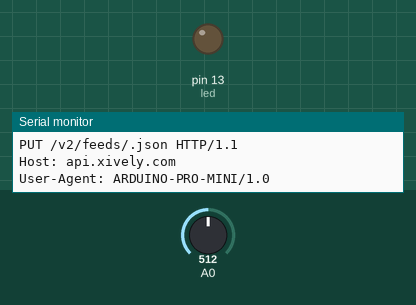
This sketch was run on a simulated Arduino Uno, built with avr-gcc and run on an emulated ATmega328P. Parts: output pins drawn as LEDs (lit = HIGH), the last lines printed to the serial monitor. The test bench sets the inputs (shaded band); at power-on: A0 = 512.

Above: at 10.08 s.
At 14.79 s:
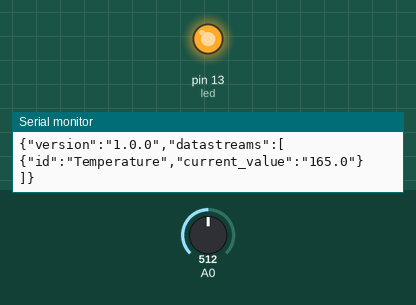
Timing chart, 0 to 15.2 s (numbered marks = the images above):
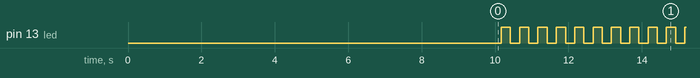

Measured:
- by itself, pin 13 (led): moves between LOW and HIGH, repeating every 4.0 s
- by itself, everything shown: repeats every 4.0 s, in 16 steps

The sketch:

Example01.ino
```cpp
/*
  TMP35GT9Z Example Code
*/

// Pin 13 has an LED connected on most Arduino boards.
const int led = 13;
const int xbeeDtr = 6;
const int xbeeReset = 8;
const int onSleep = 2;
const char feedId[] = "";  //paste your feed id.
const char apiKey[] = "";
  //paste your api key.

struct DATA_RECORD
{
  const char *name;
  float val;
  int integer;  //
  int small;  //
} ch[] =
{
  {"Temperature",12.3f,2,1},
};


// the setup routine runs once when you press reset:
void setup()
{
  // initialize the digital pin as an output.
  pinMode(led, OUTPUT);
  Serial.begin(9600);  //set xbee baud rate

  /*xbee reset start*/
  pinMode(xbeeReset, OUTPUT);
  digitalWrite(xbeeReset, LOW);
  delay(1);
  pinMode(xbeeReset, INPUT);
  /*xbee reset end*/

  delay(10 * 1000UL);
}

// the loop routine runs over and over again forever:
void loop()
{
  // read the input on analog pin 0:
  int sensorValue = analogRead(A0) & 0x03ff;  //dummy read
  sensorValue = analogRead(A0) & 0x03ff;
  int tmp35_I = (int)(((long)sensorValue * 3300L) / 1024) - 250;
  ch[0].val = ((float)tmp35_I / 10.0f) + 25.0f;

  //make a contents.
  String s = makeContents(ch, sizeof(ch) / sizeof(ch[0]));
  //make a http header and output.
  Serial.print( makeHeader(feedId, apiKey, s.length()) );
  //output a contents.
  Serial.print( s );

  for(int i = 0; i < 30 * 2; i++ )
  {
    digitalWrite(led, HIGH);   // turn the LED on (HIGH is the voltage level)
    delay(250);               // wait for a second
    digitalWrite(led, LOW);    // turn the LED off by making the voltage LOW
    delay(250);               // wait for a second
  }
}

String makeHeader(const char id[], const char key[], int size)
{
  String header = "PUT /v2/feeds/";
  header += id;
  header +=
    ".json HTTP/1.1\r\n"
    "Host: api.xively.com\r\n"
    "User-Agent: ARDUINO-PRO-MINI/1.0\r\n"
    "Connection: close\r\n"
    "X-ApiKey: ";
  header += key; header += "\r\n";
  header += "Content-Length: ";
  header += size; header += "\r\n\r\n";

  return header;
}

String makeContents(struct DATA_RECORD ch[], int sz)
{
  String contents =
    "{" "\"version\":\"1.0.0\"," "\"datastreams\":[\r\n";

  for( int i = 0; i < sz; i++ )
  {
    contents += "{\"id\":\"";
    contents += ch[i].name;
    contents += "\",\"current_value\":\"";

    //avr-libc's sprintf dose not treate float model.
    char buf[16];
    dtostrf( ch[i].val, ch[i].integer + ch[i].small + 1, ch[i].small, buf );
    contents += buf;
    contents += ((i + 1) == sz) ? "\"}\r\n" : "\"},\r\n";
  }

  contents += "]" "}\r\n";

  return contents;
}
```
